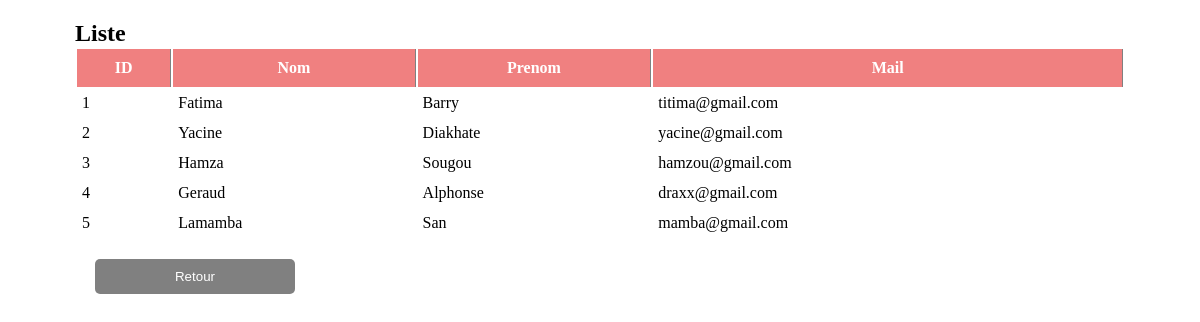
The app's page /admin/listeClient.php with its own data.
### tables this page shows
CREATE TABLE `client` (
  `id` int(11) NOT NULL,
  `nom` varchar(255) NOT NULL,
  `prenom` varchar(255) NOT NULL,
  `email` varchar(255) NOT NULL,
  `pwd` varchar(255) NOT NULL
);

### connection/Base.php (called while the page is built, shortened)
<?php
class Base
{
    public $host   = HOST;
    public $user   = NOM;
    public $pass   = MDP;
    public $dbname = BD;
    public $link;
    private function connectDB()
    {
        $this->link = new mysqli(
            $this->host,
            $this->user,
            $this->pass,
            $this->dbname
        );
    }
    public function select($query)
    {
        $result = $this->link->query($query) or
        die($this->link->error . __LINE__);
        if ($result->num_rows > 0) {
            return $result;
        } else {
            return false;
        }
    }
}

### helpers/class.php (called while the page is built, shortened)
<?php
     require("".$_SERVER['DOCUMENT_ROOT']."/ozakitoko/classes/Client.php");
     $client = new Client();

### classes/Client.php (called while the page is built, shortened)
<?php
     include_once("".$_SERVER['DOCUMENT_ROOT']."/ozakitoko/connection/Base.php");
     class Client
     {
          public function __construct()
          {
               $this->db = new Base();
          }
          public function afficher()
          {
               $query = "select * from client";
               $result = $this->db->select($query);
               return $result;
          }
     }

### admin/listeClient.php (the view, shortened to what this page needs)
<!DOCTYPE html>
<html lang="en">
<?php
     require_once("".$_SERVER['DOCUMENT_ROOT']."/ozakitoko/inc/head.php");
     $data = $client->afficher();
?>
<body>
     <div class="section">
          <h2>Liste </h2>
          <table class="listeTable">
               <tr>
                    <th>ID</th>
                    <th>Nom</th>
                    <th>Prenom</th>
                    <th>Mail</th>
               </tr>
               <?php
                    foreach ($data as $produit) {
               ?>
               <tr>
                    <td><?php echo $produit['id'] ?></td>
                    <td><?php echo $produit['nom'] ?></td>
                    <td><?php echo $produit['prenom'] ?></td>
                    <td><?php echo $produit['email'] ?></td>
               </tr>
               <?php } ?>
          </table>
          <a href="/ozakitoko/admin/tableau.php">
               <button class="btn-admin">Retour</button>
          </a>
     </div>
</body>
</html>

### css/style.css (style rules this page uses)
* { padding:0; margin: 0; box-sizing: border-box; }
body { margin-right: 75px; margin-left: 75px; }
a { color: inherit; text-decoration: inherit; }
.section { margin: 20px 0px; }
.formChild input[type="submit"], .btn-one, .btn-admin { width: 200px; padding: 10px 20px; border-radius: 5px; background-color: lightcoral; color: white; border: none; margin: 20px; }
.btn-admin { background-color: grey; }
.listeTable { width: 100%; }
table th { background-color: lightcoral; padding: 10px 5px; border-right: 1px solid grey; color: white; }
table td { padding: 5px; }
table tr { border: 5px solid black !important; }

### records on screen
client: id "1", nom "Fatima", prenom "Barry", email "titima@gmail.com"
client: id "2", nom "Yacine", prenom "Diakhate", email "yacine@gmail.com"
client: id "3", nom "Hamza", prenom "Sougou", email "hamzou@gmail.com"
client: id "4", nom "Geraud", prenom "Alphonse", email "draxx@gmail.com"
client: id "5", nom "Lamamba", prenom "San", email "mamba@gmail.com"
